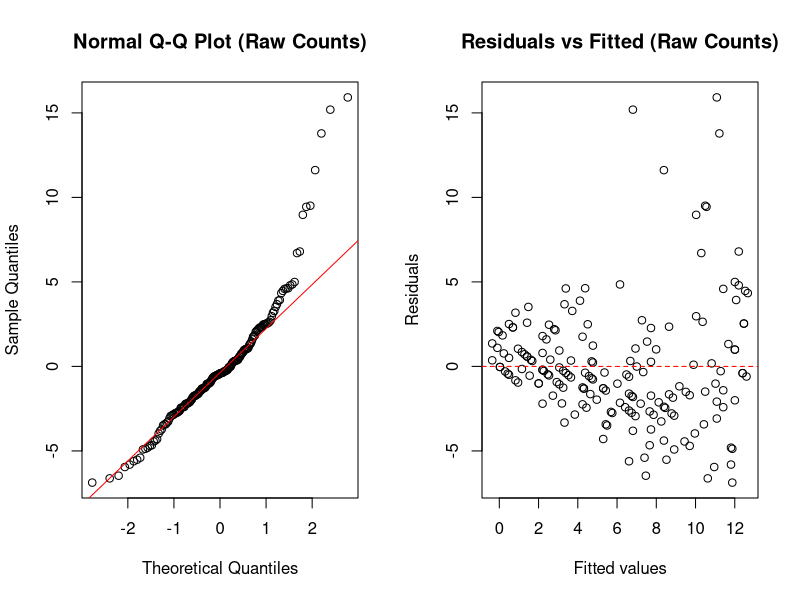
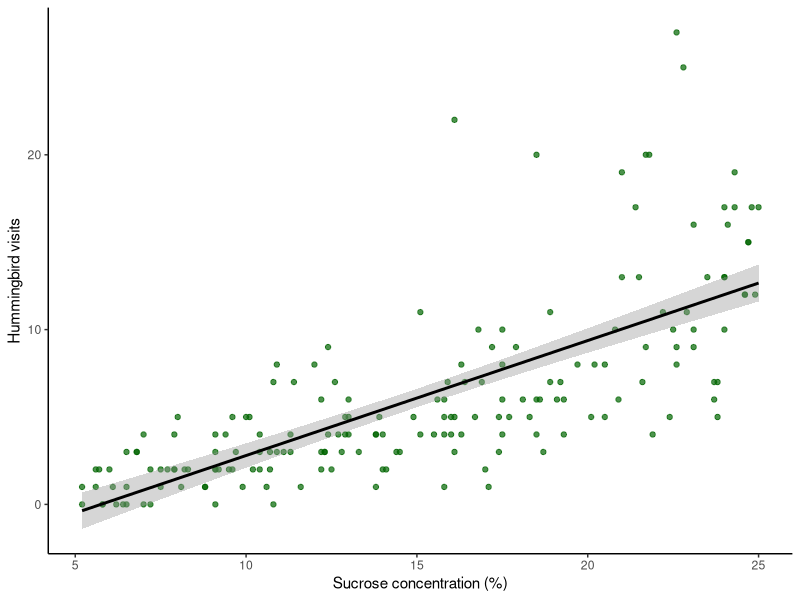
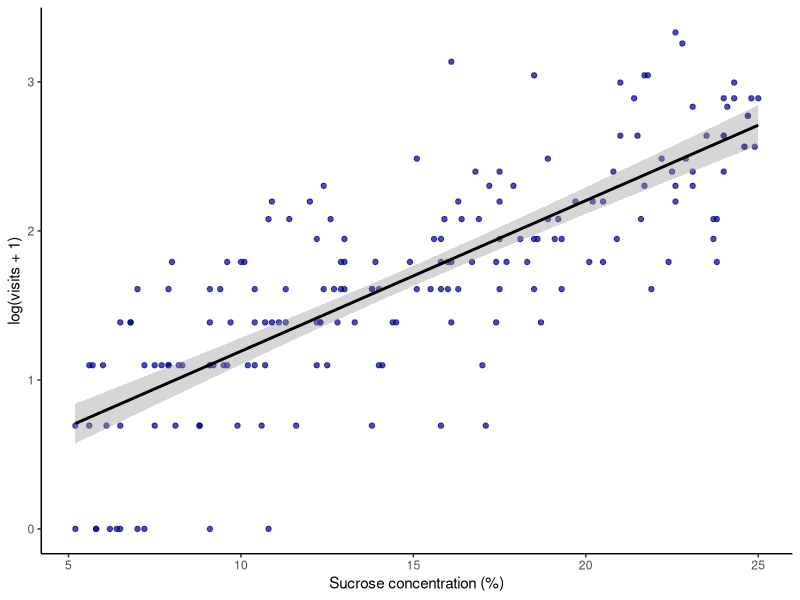
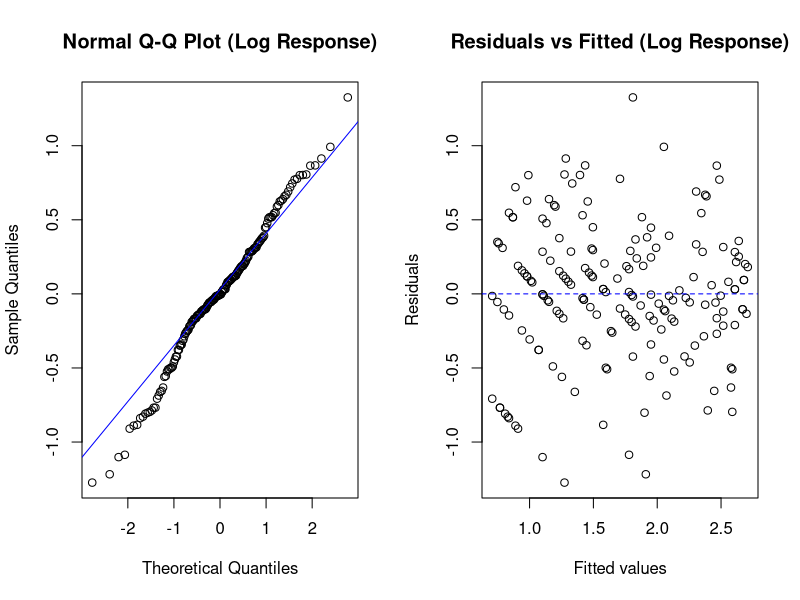

Write the R code that produced these figures, in order. (Note: this script raises an error after producing the figures.)
## ---- chunk 1
library(car)
library(ggplot2)
## ---- chunk 2
poisson_data <- read.csv("poisson_dataset.csv")

poisson_data$feeder_color <- as.factor(poisson_data$feeder_color)
poisson_data$site <- as.factor(poisson_data$site)

str(poisson_data)
summary(poisson_data)
## ---- chunk 3
wrong_model <- lm(visits ~ sucrose_pct, data = poisson_data)
summary(wrong_model)
## ---- chunk 4
par(mfrow = c(1, 2))

qqnorm(resid(wrong_model), main = "Normal Q-Q Plot (Raw Counts)")
qqline(resid(wrong_model), col = "red")

plot(
  fitted(wrong_model), resid(wrong_model),
  xlab = "Fitted values", ylab = "Residuals",
  main = "Residuals vs Fitted (Raw Counts)"
)
abline(h = 0, col = "red", lty = 2)

par(mfrow = c(1, 1))
## ---- chunk 5
ggplot(poisson_data, aes(x = sucrose_pct, y = visits)) +
  geom_point(alpha = 0.7, color = "darkgreen") +
  stat_smooth(method = "lm", formula = y ~ x, se = TRUE, color = "black") +
  theme_classic() +
  labs(
    x = "Sucrose concentration (%)",
    y = "Hummingbird visits"
  )
## ---- chunk 6
poisson_data$log_visits <- log(poisson_data$visits + 1)

ggplot(poisson_data, aes(x = sucrose_pct, y = log_visits)) +
  geom_point(alpha = 0.7, color = "darkblue") +
  stat_smooth(method = "lm", formula = y ~ x, se = TRUE, color = "black") +
  theme_classic() +
  labs(
    x = "Sucrose concentration (%)",
    y = "log(visits + 1)"
  )
## ---- chunk 7
log_model <- lm(log_visits ~ sucrose_pct, data = poisson_data)
summary(log_model)
## ---- chunk 8
par(mfrow = c(1, 2))

qqnorm(resid(log_model), main = "Normal Q-Q Plot (Log Response)")
qqline(resid(log_model), col = "blue")

plot(
  fitted(log_model), resid(log_model),
  xlab = "Fitted values", ylab = "Residuals",
  main = "Residuals vs Fitted (Log Response)"
)
abline(h = 0, col = "blue", lty = 2)

par(mfrow = c(1, 1))
## ---- chunk 9
poisson_model <- glm(
  visits ~ sucrose_pct,
  family = poisson(link = "log"),
  data = poisson_data
)

summary(poisson_model)
## ---- chunk 10
coef(summary(log_model))
coef(summary(poisson_model))
## ---- chunk 11
Anova(poisson_model, type = "II")
## ---- chunk 12
new_data <- data.frame(
  sucrose_pct = seq(
    min(poisson_data$sucrose_pct),
    max(poisson_data$sucrose_pct),
    length.out = 200
  )
)

pred_link <- predict(poisson_model, newdata = new_data, type = "link", se.fit = TRUE)

new_data$fit <- exp(pred_link$fit)
new_data$lwr <- exp(pred_link$fit - 1.96 * pred_link$se.fit)
new_data$upr <- exp(pred_link$fit + 1.96 * pred_link$se.fit)
## ---- chunk 13
ggplot(poisson_data, aes(x = sucrose_pct, y = visits)) +
  geom_point(alpha = 0.65, color = "darkgreen") +
  geom_ribbon(
    data = new_data,
    aes(y = fit, ymin = lwr, ymax = upr),
    inherit.aes = FALSE,
    alpha = 0.2,
    fill = "skyblue3"
  ) +
  geom_line(
    data = new_data,
    aes(y = fit),
    inherit.aes = FALSE,
    color = "navy",
    linewidth = 1
  ) +
  theme_classic() +
  labs(
    x = "Sucrose concentration (%)",
    y = "Expected hummingbird visits"
  )
